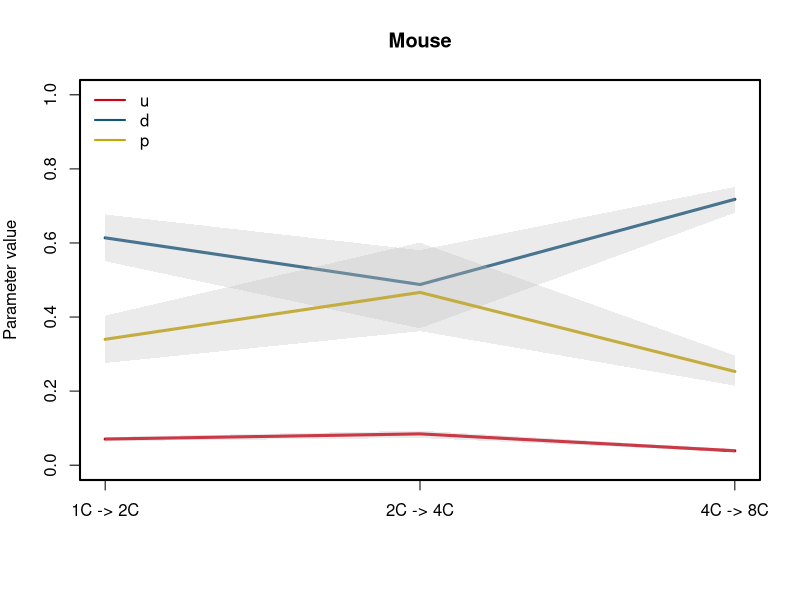

Generate this figure with R:
###################################################################################################
################################     PARAMETER/FUNCTION DEFINE     ################################
###################################################################################################
# sys_argv <- commandArgs(T)
cccol <- c("#CE0013","#16557A","#C7A609","#87C232","#64C0AB","#A14C94","#15A08C","#8B7E75","#1E7CAF","#EA425F","#46489A","#E50033","#0F231F","#1187CD")
cccol50 <- c("#CE001330","#16557A30","#C7A60930","#87C23250","#64C0AB50","#A14C9450","#15A08C50","#8B7E7550","#1E7CAF50","#EA425F50","#46489A50","#E5003350","#0F231F50","#1187CD50")


error.bar <- function(x, y, upper, lower=upper, length=0.02,...){
  if(length(x) != length(y) | length(y) !=length(lower) | length(lower) != length(upper))
    stop("vectors must be same length")
  arrows(x,y+upper, x, y-lower, angle=90, code=3, length=length, ...)
}


###################################################################################################
################################            READ IN DATA           ################################
###################################################################################################
trans_para <- read.table("../Data/GSE78140_mmEmbyro_NewtonParameters_udp.txt",header=F,row.names=1)
trans_para <- na.omit(trans_para)
samples <- row.names(trans_para)

hg_LPN_2C <- samples[grep("Zygote",samples)]
hg_2C_4C <- samples[grep("C2",samples)][grep("C4",samples[grep("C2",samples)])]
hg_4C_8C <- samples[grep("C4",samples)][grep("C8",samples[grep("C4",samples)])]

###################################################################################################
################################                PLOT               ################################
###################################################################################################

plot_n <- c()
plot_mean <- c()
plot_sd <- c()

plot_data <- trans_para[hg_LPN_2C,1:3]
plot_n <- rbind(plot_n,apply(plot_data,2,length))
plot_mean <- rbind(plot_mean,apply(plot_data,2,mean))
plot_sd <- rbind(plot_sd,apply(plot_data,2,sd))
plot_data <- trans_para[hg_2C_4C,1:3]
plot_n <- rbind(plot_n,apply(plot_data,2,length))
plot_mean <- rbind(plot_mean,apply(plot_data,2,mean))
plot_sd <- rbind(plot_sd,apply(plot_data,2,sd))
plot_data <- trans_para[hg_4C_8C,1:3]
plot_n <- rbind(plot_n,apply(plot_data,2,length))
plot_mean <- rbind(plot_mean,apply(plot_data,2,mean))
plot_sd <- rbind(plot_sd,apply(plot_data,2,sd))

u_matrix <- c()
d_matrix <- c()
p_matrix <- c()
for (x in seq(length(hg_LPN_2C))){
	for (y in seq(length(hg_2C_4C))){
		for (z in seq(length(hg_4C_8C))){
			tmp_1 <- strsplit(hg_LPN_2C[x],"__")[[1]][2]
			tmp_2 <- strsplit(hg_2C_4C[y],"__")[[1]][1]
			tmp_3 <- strsplit(hg_2C_4C[y],"__")[[1]][2]
			tmp_4 <- strsplit(hg_4C_8C[z],"__")[[1]][1]
			if (tmp_1==tmp_2 & tmp_3==tmp_4){
				u_matrix <- rbind(u_matrix,trans_para[c(hg_LPN_2C[x],hg_2C_4C[y],hg_4C_8C[z]),1])
				d_matrix <- rbind(d_matrix,trans_para[c(hg_LPN_2C[x],hg_2C_4C[y],hg_4C_8C[z]),2])
				p_matrix <- rbind(p_matrix,trans_para[c(hg_LPN_2C[x],hg_2C_4C[y],hg_4C_8C[z]),3])
			}
		}
	}
}

pdf("SFig4C.MethyRatioTransitionPerStage.pdf",width=7,height=4)
par(mar=c(6,4,4,2))
plot(1,type="n",xaxt="n",bty="n",xlab="",ylab="Parameter value",ylim=c(0,1),xlim=c(1,nrow(plot_mean)),main="Mouse")
box(lwd=2)
v1 = apply(u_matrix,2,mean)
v2 = apply(u_matrix,2,quantile,0.1)
v3 = apply(u_matrix,2,quantile,0.9)
points(v1,lwd=3,type="l",col=cccol[1])
polygon(c(1,1:ncol(u_matrix),ncol(u_matrix):2),c(v2[1],v3,v2[ncol(u_matrix):2]),col=adjustcolor("grey", alpha.f = 0.3),border=NA)
v1 = apply(d_matrix,2,mean)
v2 = apply(d_matrix,2,quantile,0.1)
v3 = apply(d_matrix,2,quantile,0.9)
points(v1,lwd=3,type="l",col=cccol[2])
polygon(c(1,1:ncol(d_matrix),ncol(d_matrix):2),c(v2[1],v3,v2[ncol(d_matrix):2]),col=adjustcolor("grey", alpha.f = 0.3),border=NA)
v1 = apply(p_matrix,2,mean)
v2 = apply(p_matrix,2,quantile,0.1)
v3 = apply(p_matrix,2,quantile,0.9)
points(v1,lwd=3,type="l",col=cccol[3])
polygon(c(1,1:ncol(p_matrix),ncol(p_matrix):2),c(v2[1],v3,v2[ncol(p_matrix):2]),col=adjustcolor("grey", alpha.f = 0.3),border=NA)
axis(side=1,at=seq(nrow(plot_mean)),labels=c("1C -> 2C","2C -> 4C","4C -> 8C"))
legend("topleft",c("u","d","p"),bty="n",col=cccol,lwd=2)
dev.off()
